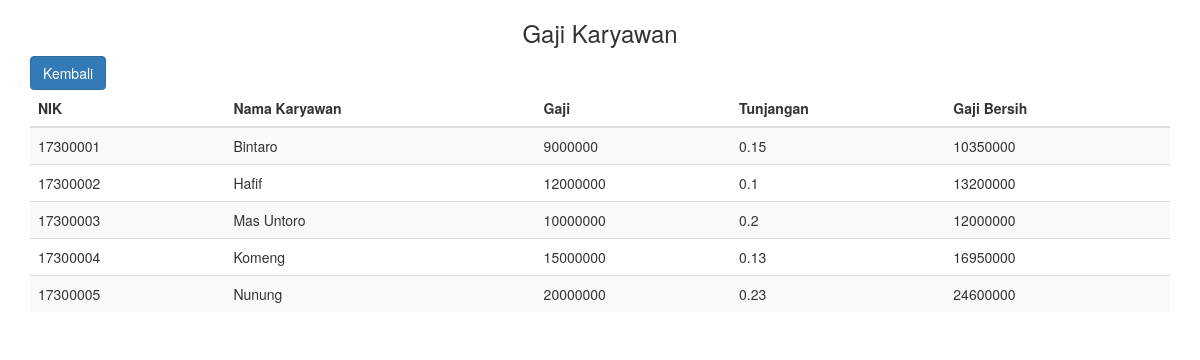
/daftar_karyawan/gaji_karyawan.php, run on the app's committed database.
### tables this page shows
CREATE TABLE `tb_karyawan` (
  `no` smallint(3) NOT NULL AUTO_INCREMENT,
  `nik` varchar(50) NOT NULL,
  `nama_karyawan` varchar(100) DEFAULT NULL,
  `jabatan` varchar(100) DEFAULT NULL,
  `tgl_masuk` date DEFAULT NULL,
  `divisi` varchar(100) DEFAULT NULL,
  `gaji` int(10) DEFAULT NULL,
  `tunjangan` float DEFAULT NULL,
  `gaji_bersih` int(10) DEFAULT NULL,
  PRIMARY KEY (`nik`),
  KEY `no` (`no`)
);

### daftar_karyawan/gaji_karyawan.php (the view, shortened to what this page needs)
<?php
include "../koneksi.php";
$query = "CALL tampilgaji()";
$result = mysqli_query($connect, $query);
?>
<!DOCTYPE html>
<html lang="en">
<head>
    <link href="../bootstrap/css/bootstrap.min.css" rel="stylesheet">
</head>
<body>
<div class="container">
    <div class="row">
        <div class="col-md-12">
            <h3 class="text-center">Gaji Karyawan</h3>
            <a class="btn btn-primary" href="home.php" role="button">Kembali</a>
            <table class="table table-striped">
                <thead>
                    <tr>
                        <th>NIK</th>
                        <th>Nama Karyawan</th>
                        <th>Gaji</th>
                        <th>Tunjangan</th>
                        <th>Gaji Bersih</th>
                    </tr>
                </thead>
                <tbody>
                    <?php
                    while ($row = mysqli_fetch_assoc($result)) {
                        ?>
                        <tr>
                            <td><?php echo $row['nik']; ?></td>
                            <td><?php echo $row['nama_karyawan']; ?></td>
                            <td><?php echo $row['gaji']; ?></td>
                            <td><?php echo $row['tunjangan']; ?></td>
                            <td><?php echo $row['gaji_bersih']; ?></td>
                        </tr>
                        <?php
                    }
                    ?>
                </tbody>
            </table>
        </div>
    </div>
</div>
</body>
</html>

### data on the page
tb_karyawan: nik "17300001", nama_karyawan "Bintaro", gaji "9000000", tunjangan "0.15", gaji_bersih "10350000"
tb_karyawan: nik "17300002", nama_karyawan "Hafif", gaji "12000000", tunjangan "0.1", gaji_bersih "13200000"
tb_karyawan: nik "17300003", nama_karyawan "Mas Untoro", gaji "10000000", tunjangan "0.2", gaji_bersih "12000000"
tb_karyawan: nik "17300004", nama_karyawan "Komeng", gaji "15000000", tunjangan "0.13", gaji_bersih "16950000"
tb_karyawan: nik "17300005", nama_karyawan "Nunung", gaji "20000000", tunjangan "0.23", gaji_bersih "24600000"
